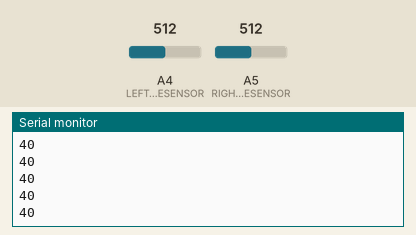
A sketch run on a simulated Arduino Uno, built with avr-gcc and run on an emulated ATmega328P. Shown: the last lines printed to the serial monitor. The test bench sets the inputs (shaded band); at power-on: A4 (LEFT_EDGESENSOR) = 512, A5 (RIGHT_EDGESENSOR) = 512.

Above: at 1.2 s.
1.3 s: A4 (LEFT_EDGESENSOR) set to 716
At 2.1 s:
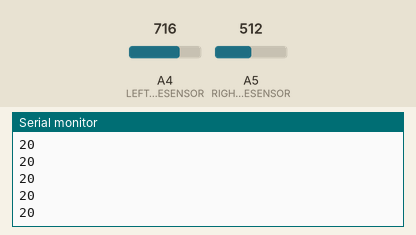
2.8 s: A5 (RIGHT_EDGESENSOR) set to 716
At 3.8 s:
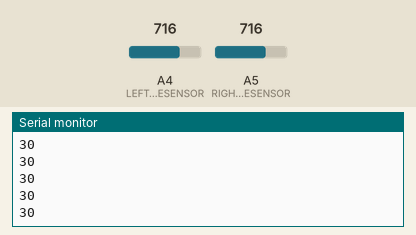
4.3 s: A4 (LEFT_EDGESENSOR) set to 511
At 5.2 s:
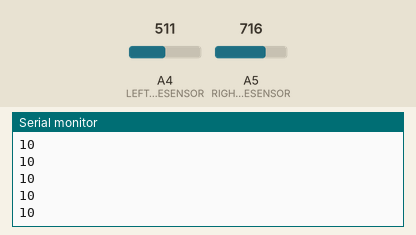
Timing chart, 0 to 7.3 s (numbered marks = the images above; inputs shaded):
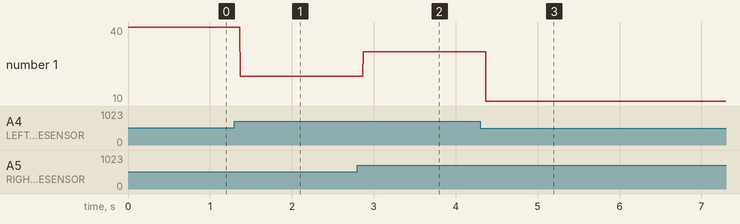

Measured:
- after the input at 1.3 s, the serial monitor: prints a new line after 0.07 s (image 1)
- after the input at 2.8 s, the serial monitor: prints a new line after 0.07 s (image 2)
- after the input at 4.3 s, the serial monitor: prints a new line after 0.07 s (image 3)
- plotted number 1: 40 → 20 after the input at 1.3 s, 20 → 30 after the input at 2.8 s, 30 → 10 after the input at 4.3 s

The sketch:

TesteBorda.ino
```cpp
#include <QTRSensors.h>
#define LEFT_EDGESENSOR       18
#define RIGHT_EDGESENSOR      19

void setup() {
  pinMode(LEFT_EDGESENSOR, INPUT);
  pinMode(LEFT_EDGESENSOR, INPUT);

  Serial.begin(9600);
}

  unsigned short leftEdge;
  unsigned short rightEdge;
  int constSensor = 600;

void readEdgeSensors() {
  leftEdge = analogRead(LEFT_EDGESENSOR);
  rightEdge = analogRead(RIGHT_EDGESENSOR);
}

void seeEdge() {
  readEdgeSensors();
  if (leftEdge < constSensor && rightEdge > constSensor)
  {
    Serial.println("10");
  }
  else if (leftEdge > constSensor && rightEdge < constSensor)
  {
    Serial.println("20");
  }
  else if (leftEdge > constSensor && rightEdge > constSensor)
  {
    Serial.println("30");
  }
  else if (leftEdge < constSensor && rightEdge < constSensor)
  {
    Serial.println("40");
  }
}
void loop() {
  seeEdge();
}
```
